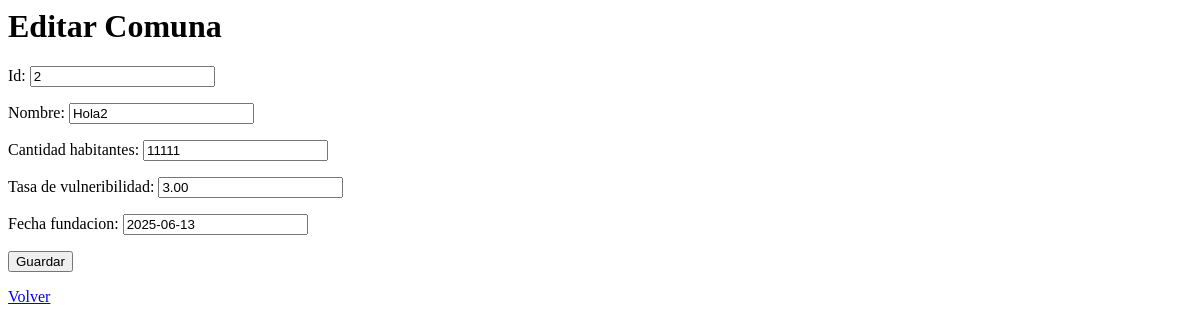
Before: /comunas/editar/2/ with the older database file.
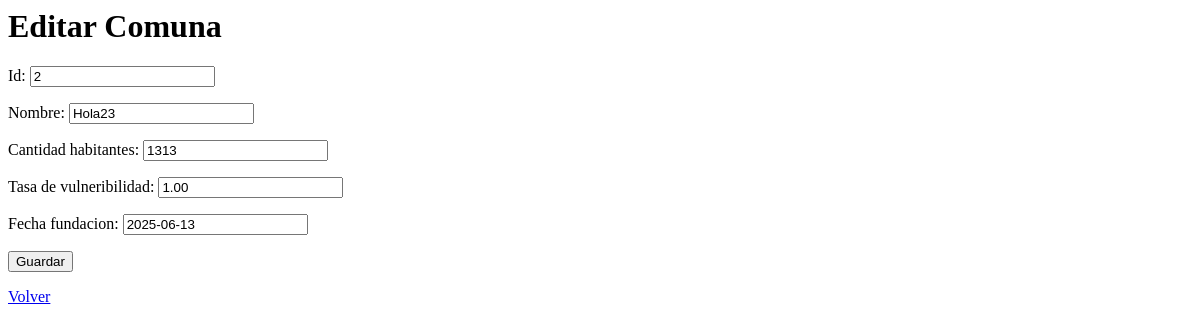
After: the same page with the newer database file.
### MisComunas/models.py (models this page shows)
class comuna(models.Model):
 id = models.IntegerField(primary_key=True)
 nombre =models.CharField(max_length=50)
 cantidad_habitantes = models.IntegerField(null=True)
 tasa_de_vulneribilidad = models.DecimalField(max_digits=10, decimal_places=2, default=0)
 fecha_fundacion = models.DateField(default=timezone.now)

### MisComunas/views.py (the view)
# urls.py: path('editar/<int:pk>/', views.comuna_update, name='comuna_update'),
def comuna_update(request, pk):
    comuna_instancia = get_object_or_404(comuna, pk=pk)
    if request.method == 'POST':
        form = ComunaForm(request.POST, instance=comuna_instancia)
        if form.is_valid():
            form.save()
            return redirect('comuna_list')
    else:
        form = ComunaForm(instance=comuna_instancia)
    return render(request, 'MisComunas/form.html', {'form': form})

### MisComunas/forms.py
class ComunaForm(forms.ModelForm):
    class Meta:
        model = comuna
        fields = '__all__'

### MisComunas/templates/MisComunas/form.html (shortened to what this page needs)
<h1>{{ form.instance.pk|yesno:"Editar Comuna,Nueva Comuna" }}</h1>
<form method="post">
    {{ form.as_p }}
    <button type="submit">Guardar</button>
</form>
<a href="{% url 'comuna_list' %}">Volver</a>

Changed rows visible on the page:
changed comuna "Editar Comuna": nombre "Hola2" → "Hola23"; cantidad_habitantes "11111" → "1313"; tasa_de_vulneribilidad "3.00" → "1.00"
